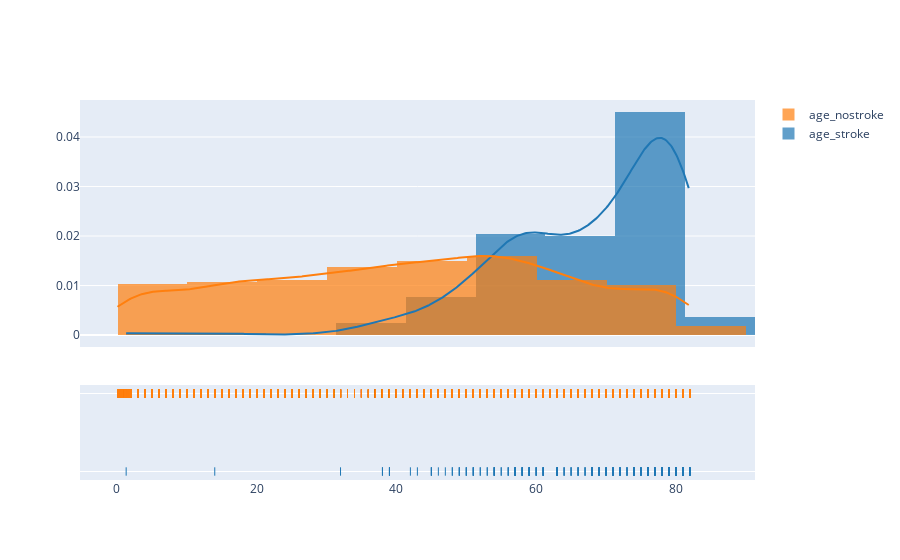

The code cell stored with this chart in its notebook:
### Code cell
age_stroke = df[df["stroke"] == 1]["age"]
age_nostroke = df[df["stroke"] == 0]["age"]

data = [ age_stroke, age_nostroke]
data_labels = [ "age_stroke", "age_nostroke"]

fig = ff.create_distplot(data, data_labels, bin_size=10)
fig.show()

### Figure 1 — Plotly figure (JSON) as saved in the notebook; plotly's stock layout.template omitted (floating-point values rounded to 4 significant figures; data arrays with more than 128 entries replaced by an {"elided": "..."} marker saying what was removed)
{"data": [{"autobinx": false, "histnorm": "probability density", "legendgroup": "age_stroke", "marker": {"color": "rgb(31, 119, 180)"}, "name": "age_stroke", "opacity": 0.7, "type": "histogram", "x": {"elided": "249 float values"}, "xaxis": "x", "xbins": {"end": 82, "size": 10, "start": 1.32}, "yaxis": "y"}, {"autobinx": false, "histnorm": "probability density", "legendgroup": "age_nostroke", "marker": {"color": "rgb(255, 127, 14)"}, "name": "age_nostroke", "opacity": 0.7, "type": "histogram", "x": {"elided": "4861 float values"}, "xaxis": "x", "xbins": {"end": 82, "size": 10, "start": 0.08}, "yaxis": "y"}, {"legendgroup": "age_stroke", "marker": {"color": "rgb(31, 119, 180)"}, "mode": "lines", "name": "age_stroke", "showlegend": false, "type": "scatter", "x": {"elided": "500 float values"}, "xaxis": "x", "y": {"elided": "500 float values"}, "yaxis": "y"}, {"legendgroup": "age_nostroke", "marker": {"color": "rgb(255, 127, 14)"}, "mode": "lines", "name": "age_nostroke", "showlegend": false, "type": "scatter", "x": {"elided": "500 float values"}, "xaxis": "x", "y": {"elided": "500 float values"}, "yaxis": "y"}, {"legendgroup": "age_stroke", "marker": {"color": "rgb(31, 119, 180)", "symbol": "line-ns-open"}, "mode": "markers", "name": "age_stroke", "showlegend": false, "type": "scatter", "x": {"elided": "249 float values"}, "xaxis": "x", "y": {"elided": "249 str values"}, "yaxis": "y2"}, {"legendgroup": "age_nostroke", "marker": {"color": "rgb(255, 127, 14)", "symbol": "line-ns-open"}, "mode": "markers", "name": "age_nostroke", "showlegend": false, "type": "scatter", "x": {"elided": "4861 float values"}, "xaxis": "x", "y": {"elided": "4861 str values"}, "yaxis": "y2"}], "layout": {"barmode": "overlay", "hovermode": "closest", "legend": {"traceorder": "reversed"}, "xaxis": {"anchor": "y2", "domain": [0, 1], "zeroline": false}, "yaxis": {"anchor": "free", "domain": [0.35, 1], "position": 0}, "yaxis2": {"anchor": "x", "domain": [0, 0.25], "dtick": 1, "showticklabels": false}}}
